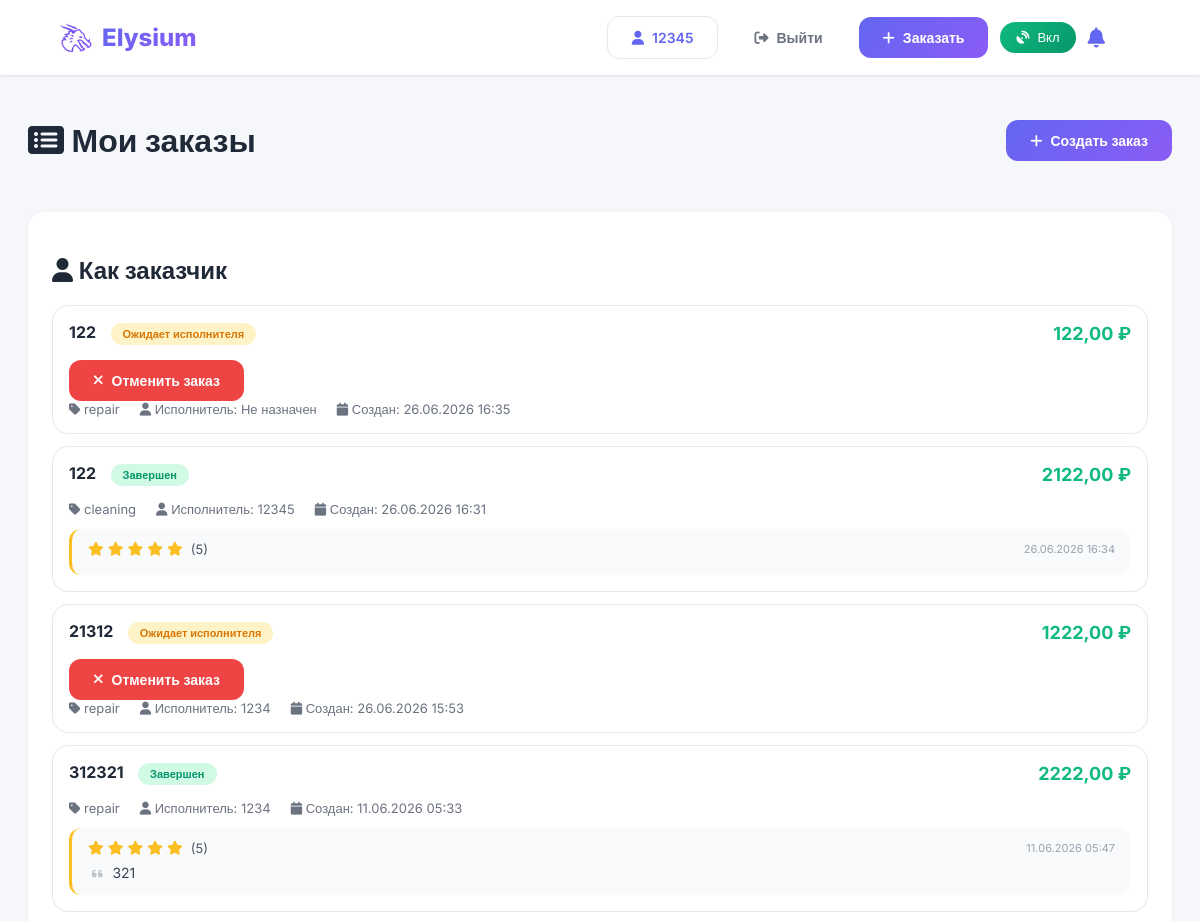
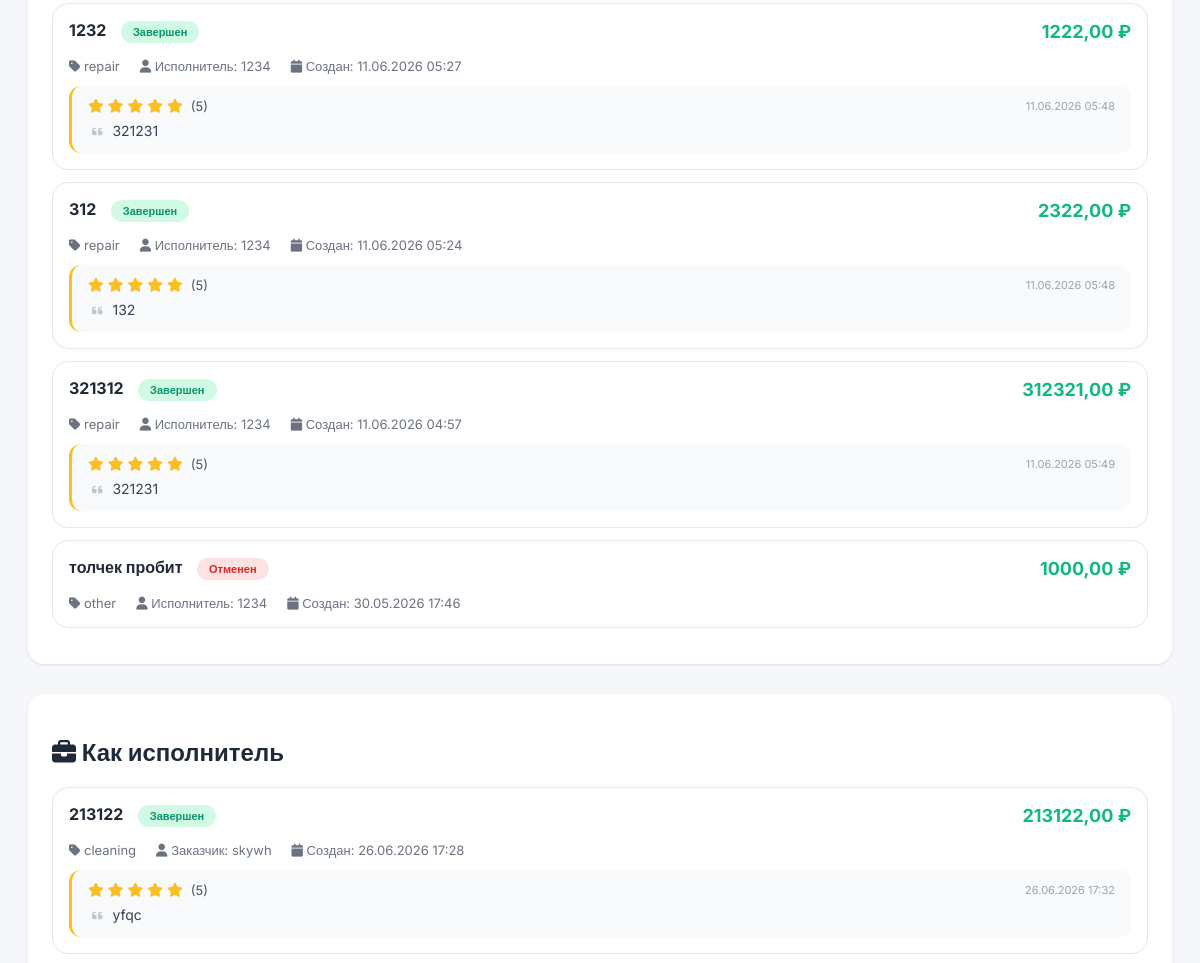
Before: /my-orders/ (signed in, upper part) with the older database file (2 pictures, top to bottom).
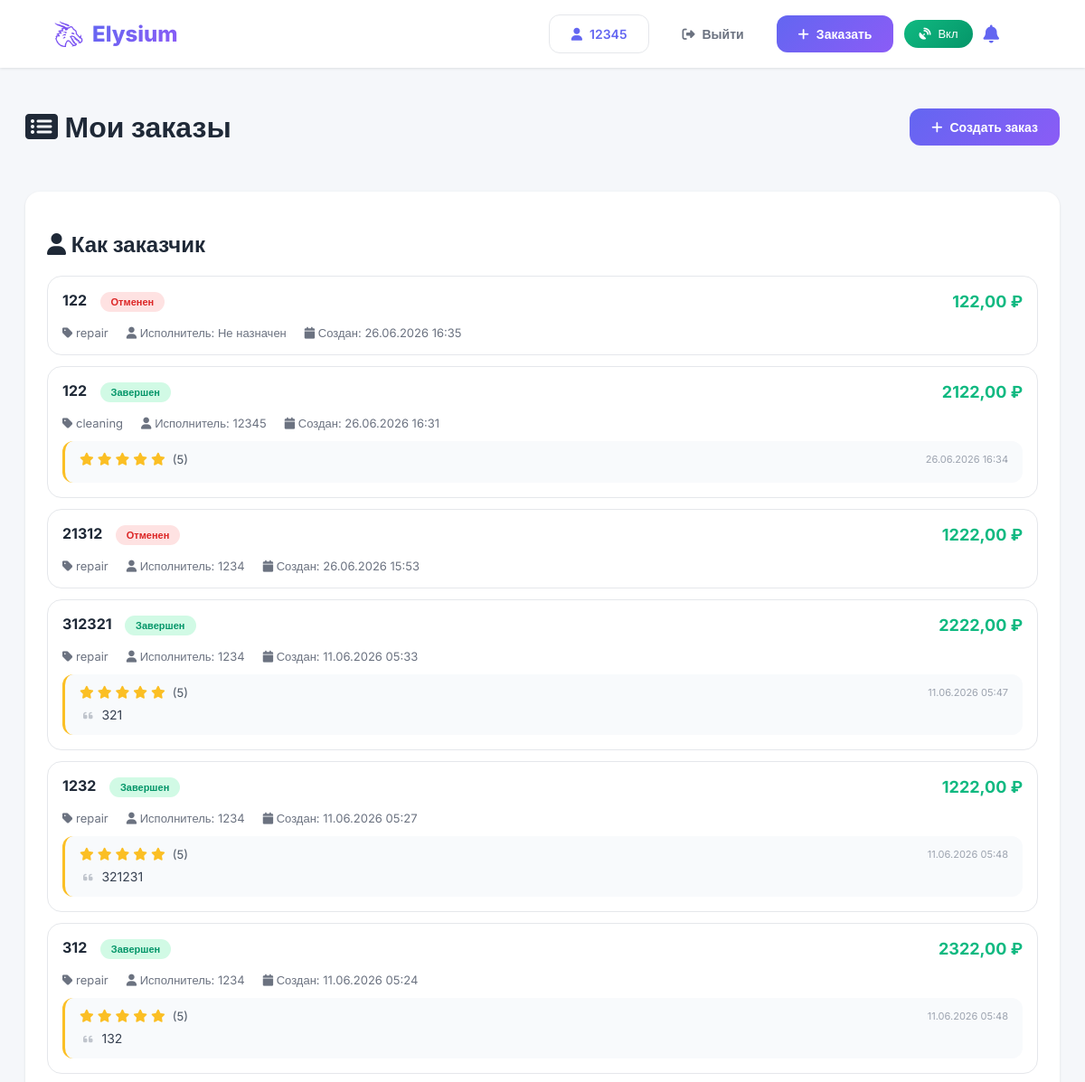
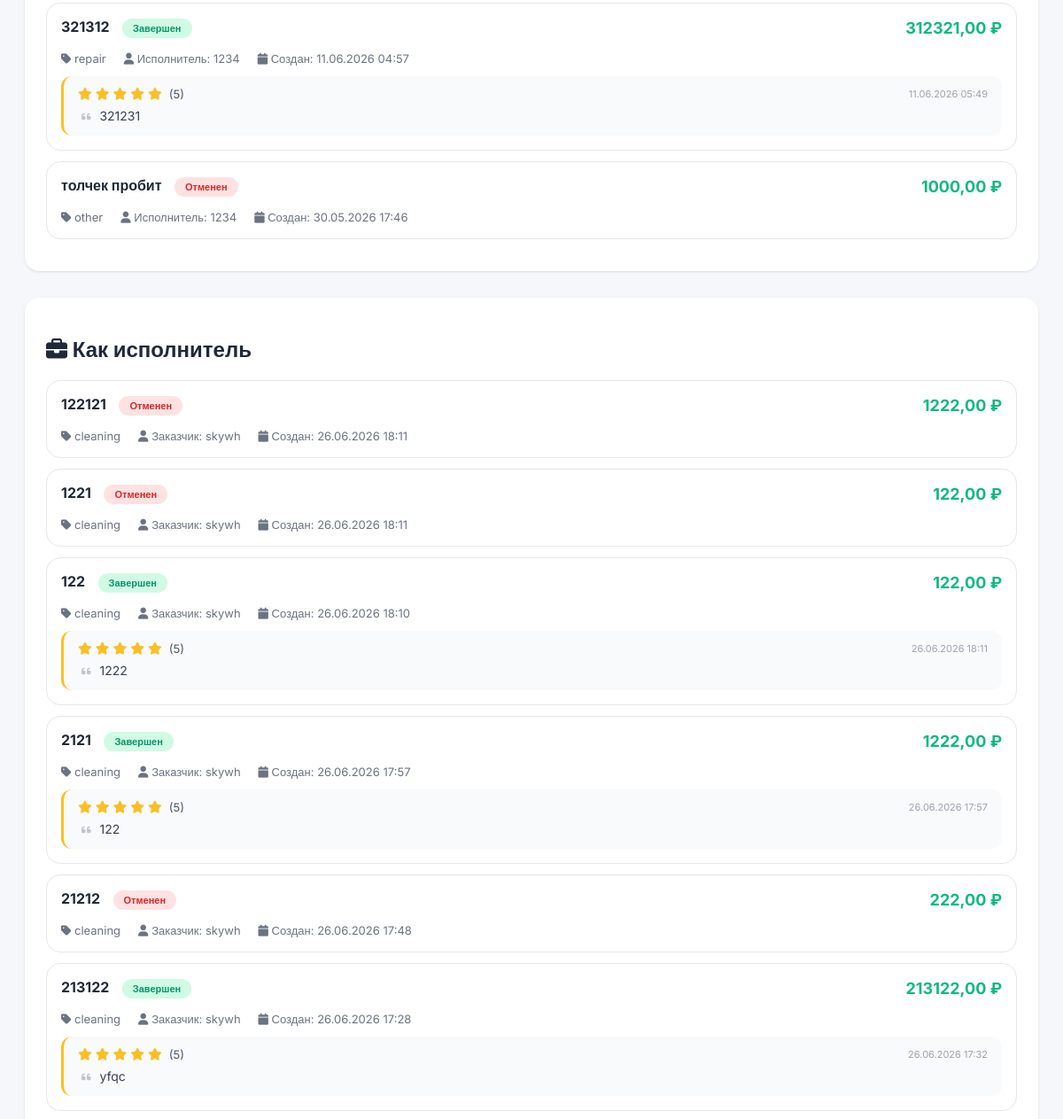
After: the same page with the newer database file (2 pictures, top to bottom).
### main/models.py (models this page shows, shortened)
class Order(models.Model):
    STATUS_CHOICES = [
        ('pending', 'Ожидает исполнителя'),
        ('accepted', 'Принят исполнителем'),
        ('in_progress', 'В работе'),
        ('completed', 'Завершен'),
        ('cancelled', 'Отменен'),
        ('waiting_confirmation', 'Ожидает подтверждения'),
    ]
    client = models.ForeignKey(User, on_delete=models.CASCADE, related_name='orders_as_client')
    performer = models.ForeignKey(User, on_delete=models.SET_NULL, null=True, blank=True, related_name='orders_as_performer')
    cancel_requested = models.BooleanField(default=False)
    title = models.CharField(max_length=200)
    description = models.TextField()
    category = models.CharField(max_length=50)
    subcategory = models.CharField(max_length=200, blank=True, null=True)
    subcategory_details = models.TextField(blank=True, null=True)
    latitude = models.FloatField()
    longitude = models.FloatField()
    address = models.CharField(max_length=500)
    budget = models.DecimalField(max_digits=10, decimal_places=2)
    status = models.CharField(max_length=20, choices=STATUS_CHOICES, default='pending')
    created_at = models.DateTimeField(auto_now_add=True)
    updated_at = models.DateTimeField(auto_now=True)

class Review(models.Model):
    order = models.OneToOneField(Order, on_delete=models.CASCADE, related_name='review')
    client = models.ForeignKey(User, on_delete=models.CASCADE, related_name='reviews_given')
    performer = models.ForeignKey(User, on_delete=models.CASCADE, related_name='reviews_received')
    rating = models.IntegerField(choices=[(i, i) for i in range(1, 6)])
    comment = models.TextField(blank=True)
    created_at = models.DateTimeField(auto_now_add=True)

### main/views.py (the view)
# urls.py: path('my-orders/', views.my_orders_view, name='my_orders'),
@login_required
def my_orders_view(request):
    orders_as_client = Order.objects.filter(
        client=request.user
    ).select_related('performer', 'review').order_by('-created_at')
    orders_as_performer = Order.objects.filter(
        performer=request.user
    ).select_related('client', 'review').order_by('-created_at') if request.user.profile.role == 'performer' else []
    context = {
        'client_orders': orders_as_client,
        'performer_orders': orders_as_performer,
    }
    return render(request, 'my_orders.html', context)

### templates/my_orders.html (shortened to what this page needs)
{% extends 'base.html' %}
{% load static %}
{% block content %}
<div class="container" style="max-width: 1200px; margin: 100px auto 40px; padding: 0 20px;">
    <div style="display: flex; justify-content: space-between; align-items: center; margin-bottom: 30px;">
        <h1><i class="fas fa-list-alt"></i> Мои заказы</h1>
        <a href="{% url 'create_order' %}" class="btn btn-primary">
            <i class="fas fa-plus"></i> Создать заказ
        </a>
    </div>
    <div class="card">
        <h2><i class="fas fa-user"></i> Как заказчик</h2>
        {% if client_orders %}
            {% for order in client_orders %}
            <div class="order-item">
                <div class="order-header">
                    <div>
                        <strong>{{ order.title }}</strong>
                        <span class="order-status status-{{ order.status }}">
                            {% if order.status == 'pending' %}Ожидает исполнителя
                            {% elif order.status == 'accepted' %}Принят исполнителем
                            {% elif order.status == 'in_progress' %}В работе
                            {% elif order.status == 'waiting_confirmation' %}Ожидает вашего подтверждения
                            {% elif order.status == 'completed' %}Завершен
                            {% elif order.status == 'cancelled' %}Отменен
                            {% endif %}
                        </span>
                    </div>
                    <div class="order-budget">{{ order.budget }} ₽</div>
                </div>
                <div class="order-actions" style="margin-top: 15px;">
                    {% if order.status == 'pending' %}
                    <a href="{% url 'cancel_order' order.id %}" class="btn btn-danger" onclick="return confirm('Отменить заказ?')">
                        <i class="fas fa-times"></i> Отменить заказ
                    </a>
                    {% endif %}
                </div>
                <div class="order-details">
                    <div><i class="fas fa-tag"></i> {{ order.category }}</div>
                    <div><i class="fas fa-user"></i> Исполнитель: {{ order.performer.username|default:"Не назначен" }}</div>
                    <div><i class="fas fa-calendar"></i> Создан: {{ order.created_at|date:"d.m.Y H:i" }}</div>
                </div>
                {% if order.review %}
                <div class="review-block">
                    <div class="review-header">
                        <span class="review-rating">
                            {% for i in "12345"|make_list %}
                                {% if forloop.counter <= order.review.rating %}
                                    <i class="fas fa-star" style="color: #fbbf24;"></i>
                                {% else %}
                                    <i class="far fa-star" style="color: #d1d5db;"></i>
                                {% endif %}
                            {% endfor %}
                            <span class="review-rating-text">({{ order.review.rating }})</span>
                        </span>
                        <span class="review-date">{{ order.review.created_at|date:"d.m.Y H:i" }}</span>
                    </div>
                    {% if order.review.comment %}
                    <div class="review-comment">
                        <i class="fas fa-quote-left" style="color: #9ca3af; font-size: 12px;"></i>
                        {{ order.review.comment }}
                    </div>
                    {% endif %}
                </div>
                {% endif %}
            </div>
            {% endfor %}
        {% else %}
            <p class="empty-state">У вас пока нет заказов. <a href="{% url 'create_order' %}">Создать заказ</a></p>
        {% endif %}
    </div>
    {% if user.profile.role == 'performer' %}
    <div class="card" style="margin-top: 30px;">
        <h2><i class="fas fa-briefcase"></i> Как исполнитель</h2>
        {% if performer_orders %}
            {% for order in performer_orders %}
            <div class="order-item">
                <div class="order-header">
                    <div>
                        <strong>{{ order.title }}</strong>
                        <span class="order-status status-{{ order.status }}">
                            {% if order.status == 'pending' %}Новый заказ
                            {% elif order.status == 'accepted' %}Вы приняли заказ
                            {% elif order.status == 'in_progress' %}В работе
                            {% elif order.status == 'waiting_confirmation' %}Ожидает подтверждения клиента
                            {% elif order.status == 'completed' %}Завершен
                            {% elif order.status == 'cancelled' %}Отменен
                            {% endif %}
                        </span>
                    </div>
                    <div class="order-budget">{{ order.budget }} ₽</div>
                </div>
                <div class="order-details">
                    <div><i class="fas fa-tag"></i> {{ order.category }}</div>
                    <div><i class="fas fa-user"></i> Заказчик: {{ order.client.username }}</div>
                    <div><i class="fas fa-calendar"></i> Создан: {{ order.created_at|date:"d.m.Y H:i" }}</div>
                </div>
                {% if order.review %}
                <div class="review-block">
                    <div class="review-header">
                        <span class="review-rating">
                            {% for i in "12345"|make_list %}
                                {% if forloop.counter <= order.review.rating %}
                                    <i class="fas fa-star" style="color: #fbbf24;"></i>
                                {% else %}
                                    <i class="far fa-star" style="color: #d1d5db;"></i>
                                {% endif %}
                            {% endfor %}
                            <span class="review-rating-text">({{ order.review.rating }})</span>
                        </span>
                        <span class="review-date">{{ order.review.created_at|date:"d.m.Y H:i" }}</span>
                    </div>
                    {% if order.review.comment %}
                    <div class="review-comment">
                        <i class="fas fa-quote-left" style="color: #9ca3af; font-size: 12px;"></i>
                        {{ order.review.comment }}
                    </div>
                    {% endif %}
                </div>
                {% endif %}
            </div>
            {% endfor %}
        {% else %}
            <p class="empty-state">У вас пока нет заказов как у исполнителя</p>
        {% endif %}
    </div>
    {% endif %}
</div>
{% endblock %}

### templates/base.html (shortened to what this page needs)
<!DOCTYPE html>
<html lang="ru">
<head>
    {% load static %}
    <link rel="stylesheet" href="https://cdnjs.cloudflare.com/ajax/libs/font-awesome/6.4.0/css/all.min.css">
    <link rel="stylesheet" href="{% static 'main/css/base.css' %}">
    <link rel="stylesheet" href="{% static 'main/css/my_orders.css' %}">
    <link rel="stylesheet" href="{% static 'main/css/become_performer.css' %}">
    <link rel="stylesheet" href="{% static 'main/css/create_order.css' %}">
    <link rel="stylesheet" href="{% static 'main/css/edit_profile.css' %}">
    <link rel="stylesheet" href="{% static 'main/css/profile.css' %}">
</head>
<body>
    <header class="header">
        <div class="header-content">
            <a href="/" class="logo">
                <img src="{% static 'images/elysium.png' %}" alt="ElysiumFinder">
                <span>Elysium</span>
            </a>
            <div class="nav-buttons" id="navButtons">
                {% if user.is_authenticated %}
                    <a href="{% url 'profile' %}" class="btn btn-secondary">
                        <i class="fas fa-user"></i>
                        <span>{{ user.username }}</span>
                    </a>
                    <button class="btn btn-outline" onclick="logout()">
                        <i class="fas fa-sign-out-alt"></i>
                        <span>Выйти</span>
                    </button>
                    <a href="{% url 'create_order' %}" class="btn btn-primary">
                        <i class="fas fa-plus"></i>
                        <span>Заказать</span>
                    </a>
                    <button id="autoLocationBtn" class="btn-auto-location" onclick="toggleAutoLocation()" title="Автоматическое определение местоположения">
                    </button>
                {% endif %}
                <div class="notification-bell" onclick="toggleNotifications()">
                    <i class="fas fa-bell"></i>
                </div>
            </div>
        </div>
    </header>
    {% block content %}{% endblock %}
</body>
</html>

### static/main/css/base.css (style rules this page uses)
body { font-family: 'Inter', sans-serif; background: #f5f7fa; color: #1f2937; min-height: 100vh; }
body:not(.home-page) { overflow-y: auto; height: auto; min-height: 100vh; }
.header { position: fixed; top: 0; left: 0; right: 0; background: white; box-shadow: 0 1px 3px rgba(0,0,0,0.1); z-index: 1000; padding: 16px 30px; }
.header-content { display: flex; justify-content: space-between; align-items: center; max-width: 1400px; margin: 0 auto; padding: 0 30px; }
.logo { display: flex; align-items: center; gap: 10px; cursor: pointer; text-decoration: none; flex-shrink: 0; }
.logo img { height: 32px; width: auto; }
.logo span { font-size: 24px; font-weight: 800; background: linear-gradient(135deg, #6366f1 0%, #8b5cf6 100%); -webkit-background-clip: text; -webkit-text-fill-color: transparent; }
.nav-buttons { display: flex; gap: 12px; align-items: center; padding-right: 20px; }
.btn-outline { background: transparent; border: 1px solid #e5e7eb; color: #6b7280; }
.review-block { margin-top: 12px; padding: 12px 16px; background: #f8fafc; border-radius: 12px; border-left: 3px solid #fbbf24; }
.review-header { display: flex; justify-content: space-between; align-items: center; margin-bottom: 6px; }
.review-rating { display: flex; align-items: center; gap: 4px; }
.review-rating i { font-size: 14px; }
.review-rating-text { font-size: 13px; color: #4b5563; margin-left: 4px; }
.review-date { font-size: 11px; color: #9ca3af; }
.review-comment { font-size: 14px; color: #374151; line-height: 1.5; margin-top: 4px; padding-left: 4px; }
.review-comment i { margin-right: 6px; opacity: 0.6; }
.btn { padding: 12px 24px; border: none; border-radius: 12px; font-size: 14px; font-weight: 600; cursor: pointer; font-family: 'Inter', sans-serif; display: inline-flex; align-items: center; gap: 8px; text-decoration: none; }
.btn-primary { background: linear-gradient(135deg, #6366f1 0%, #8b5cf6 100%); color: white; }
.btn-secondary { background: white; color: #6366f1; border: 1px solid #e5e7eb; }
.btn-auto-location { background: linear-gradient(135deg, #10b981 0%, #059669 100%); color: white; border: none; padding: 8px 16px; border-radius: 30px; cursor: pointer; display: flex; align-items: center; gap: 8px; font-size: 13px; font-weight: 500; transition: all 0.3s ease; }
.btn-auto-location.active { background: linear-gradient(135deg, #10b981 0%, #059669 100%); animation: pulse 2s infinite; }
.notification-bell { position: relative; cursor: pointer; font-size: 20px; color: #6366f1; margin-right: 15px; }

### static/main/css/my_orders.css (style rules this page uses)
.review-block { margin-top: 12px; padding: 12px 16px; background: #f8fafc; border-radius: 12px; border-left: 3px solid #fbbf24; }
.review-header { display: flex; justify-content: space-between; align-items: center; margin-bottom: 6px; }
.review-rating { display: flex; align-items: center; gap: 4px; }
.review-rating i { font-size: 14px; }
.review-rating-text { font-size: 13px; color: #4b5563; margin-left: 4px; }
.review-date { font-size: 11px; color: #9ca3af; }
.review-comment { font-size: 14px; color: #374151; line-height: 1.5; margin-top: 4px; padding-left: 4px; }
.review-comment i { margin-right: 6px; opacity: 0.6; }
.card { background: white; border-radius: 20px; padding: 24px; box-shadow: 0 2px 10px rgba(0,0,0,0.05); }
.order-item { border: 1px solid #e5e7eb; border-radius: 16px; padding: 16px; margin-bottom: 12px; transition: all 0.3s; }
.order-header { display: flex; justify-content: space-between; align-items: center; margin-bottom: 12px; flex-wrap: wrap; gap: 10px; }
.order-budget { font-size: 18px; font-weight: 700; color: #10b981; }
.order-details { display: flex; gap: 20px; font-size: 13px; color: #6b7280; flex-wrap: wrap; }
.order-status { display: inline-block; padding: 4px 12px; border-radius: 20px; font-size: 11px; font-weight: 600; margin-left: 10px; }
.status-completed { background: #d1fae5; color: #059669; }
.status-cancelled { background: #fee2e2; color: #dc2626; }

### static/main/css/become_performer.css (style rules this page uses)
.card { background: white; border-radius: 16px; padding: 24px; box-shadow: 0 1px 3px rgba(0,0,0,0.1); }

### static/main/css/create_order.css (style rules this page uses)
.card { background: white; border-radius: 24px; padding: 32px; box-shadow: 0 4px 20px rgba(0,0,0,0.08); }

### static/main/css/edit_profile.css (style rules this page uses)
.card { background: white; border-radius: 16px; padding: 24px; box-shadow: 0 1px 3px rgba(0,0,0,0.1); }

### static/main/css/profile.css (style rules this page uses)
.card { background: white; border-radius: 16px; padding: 24px; box-shadow: 0 1px 3px rgba(0,0,0,0.1); }

Changed rows visible on the page:
changed Order "Не назначен": status "Ожидает исполнителя Отменить заказ" → "Отменен"
changed Order (number 3 of 14 on the later page): status "Ожидает исполнителя Отменить заказ" → "Отменен"
added Order: title "122121", status "Отменен", budget "1222,00", category "cleaning", client.username "skywh", created_at "26.06.2026 18:11", shown under "Как исполнитель"
added Order: title "1221", status "Отменен", budget "122,00", category "cleaning", client.username "skywh", created_at "26.06.2026 18:11", shown under "Как исполнитель"
added Order: title "122", status "Завершен", budget "122,00", category "cleaning", client.username "skywh", created_at "26.06.2026 18:10", review.rating "5", review.created_at "26.06.2026 18:11", review.comment "1222", shown under "Как исполнитель"
added Order: title "2121", status "Завершен", budget "1222,00", category "cleaning", client.username "skywh", created_at "26.06.2026 17:57", review.rating "5", review.created_at "26.06.2026 17:57", review.comment "122", shown under "Как исполнитель"
added Order: title "21212", status "Отменен", budget "222,00", category "cleaning", client.username "skywh", created_at "26.06.2026 17:48", shown under "Как исполнитель"
